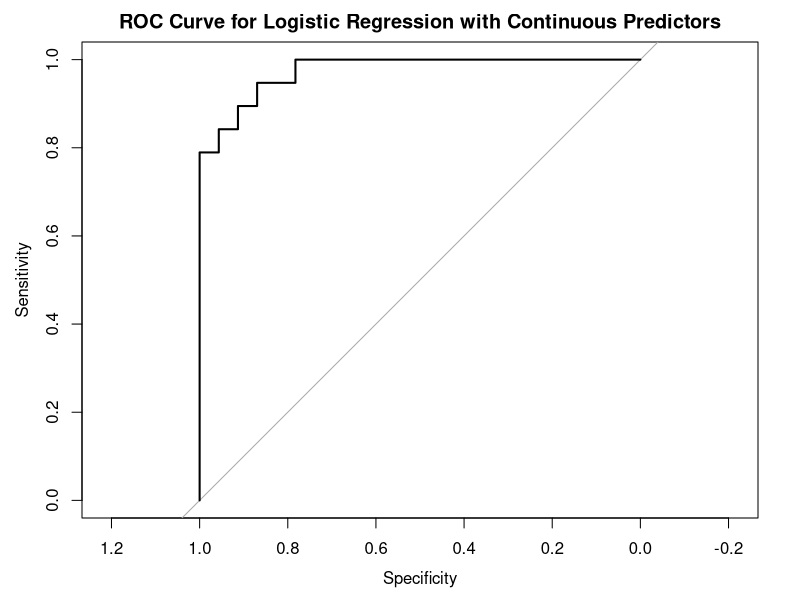
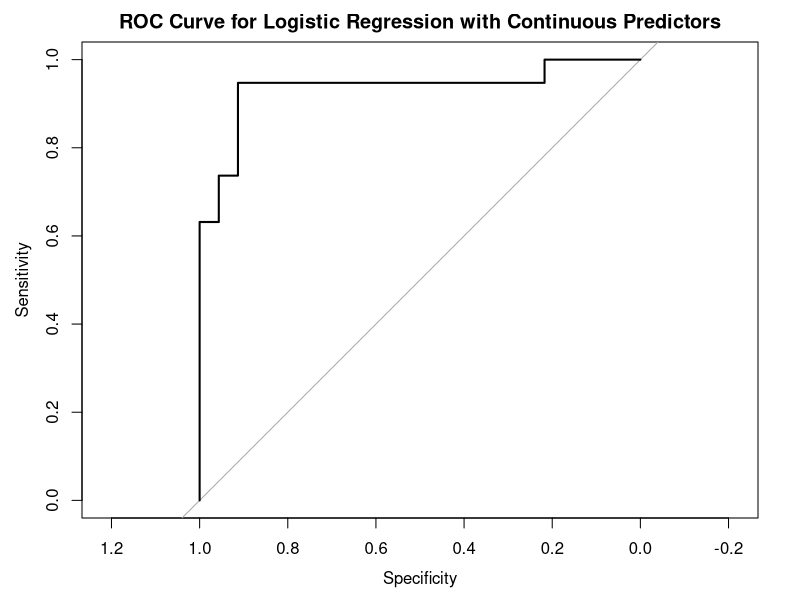

Write R code to recreate these figures, in order.
## ---- chunk 1
library(cutpointr)
library(caret)
## ---- chunk 2
data <- read.csv("../data/output/roc_cutoff.csv")
head(data)
## ---- chunk 3
library(dplyr)

data <- data %>%
  group_by(id) %>%
  filter(t == max(t)) %>%
  ungroup()

## ---- chunk 4
set.seed(133)

# Split data: 70% for training, 30% for testing
train_index <- createDataPartition(data$d, p = 0.7, list = FALSE)

train_data <- data[train_index, ]
test_data <- data[-train_index, ]

## ---- chunk 5
# Fit logistic regression model with train data
logistic_model_continuous <- glm(d ~ fpsa + tpsa + age, data = train_data, family = binomial)
summary(logistic_model_continuous)

## ---- chunk 6
# Predict probabilities on the original data
test_data$predicted_prob_continuous <- predict(logistic_model_continuous, newdata = test_data,type = "response")

# Convert probabilities to binary predictions with a 0.5 threshold
test_data$predicted_class_continuous <- ifelse(test_data$predicted_prob_continuous >= 0.5, 1, 0)

## ---- chunk 7
table(Predicted = test_data$predicted_class_continuous, Actual = test_data$d)
accuracy_continuous <- mean(test_data$predicted_class_continuous == test_data$d)
print(paste("Accuracy:", accuracy_continuous))
## ---- chunk 8
library(pROC)

# Calculate and plot ROC curve
roc_curve_continuous <- roc(test_data$d, test_data$predicted_prob_continuous)
plot(roc_curve_continuous, main = "ROC Curve for Logistic Regression with Continuous Predictors")
auc_value_continuous <- auc(roc_curve_continuous)
print(paste("AUC:", auc_value_continuous))
## ---- chunk 9
youden_index <- roc_curve_continuous$sensitivities + roc_curve_continuous$specificities - 1
optimal_cutoff <- roc_curve_continuous$thresholds[which.max(youden_index)]
cat("Optimal Cutoff for the Model: ", optimal_cutoff, "\n")
## ---- chunk 10
# Fit logistic regression model with train data
logistic_model_continuous2 <- glm(d ~ fpsa + tpsa, data = train_data, family = binomial)
summary(logistic_model_continuous2)

## ---- chunk 11
# Predict probabilities on the original data
test_data$predicted_prob_continuous2 <- predict(logistic_model_continuous2, newdata = test_data,type = "response")

# Convert probabilities to binary predictions with a 0.5 threshold
test_data$predicted_class_continuous2 <- ifelse(test_data$predicted_prob_continuous2 >= 0.5, 1, 0)

## ---- chunk 12
table(Predicted = test_data$predicted_class_continuous2, Actual = test_data$d)
accuracy_continuous2 <- mean(test_data$predicted_class_continuous2 == test_data$d)
print(paste("Accuracy:", accuracy_continuous2))
## ---- chunk 13
library(pROC)

# Calculate and plot ROC curve
roc_curve_continuous2 <- roc(test_data$d, test_data$predicted_prob_continuous2)
plot(roc_curve_continuous2, main = "ROC Curve for Logistic Regression with Continuous Predictors")
auc_value_continuous2 <- auc(roc_curve_continuous2)
print(paste("AUC:", auc_value_continuous2))
## ---- chunk 14
youden_index2 <- roc_curve_continuous2$sensitivities + roc_curve_continuous2$specificities - 1
optimal_cutoff2 <- roc_curve_continuous2$thresholds[which.max(youden_index2)]
cat("Optimal Cutoff for the Model: ", optimal_cutoff2, "\n")
